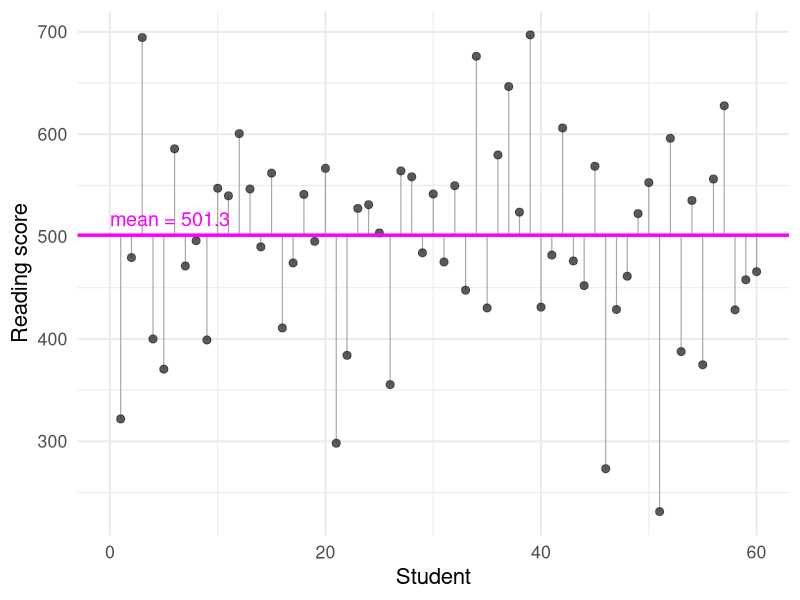
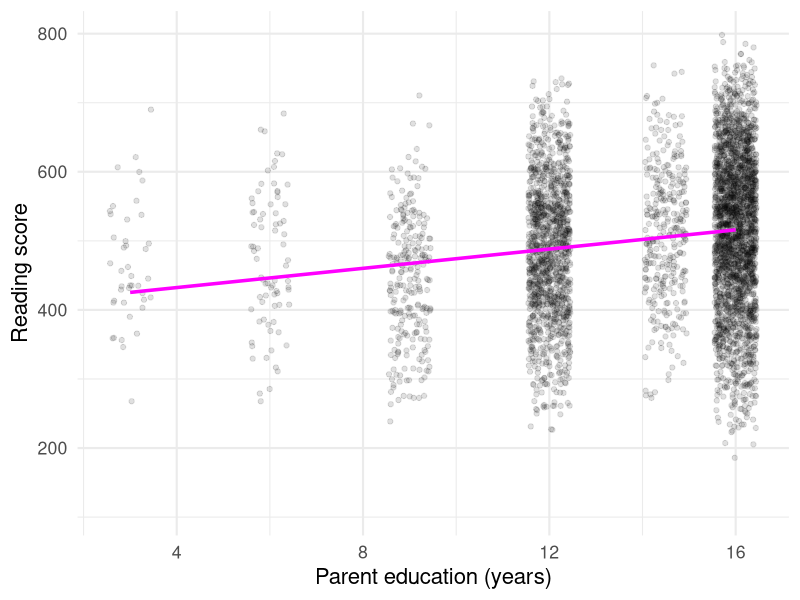
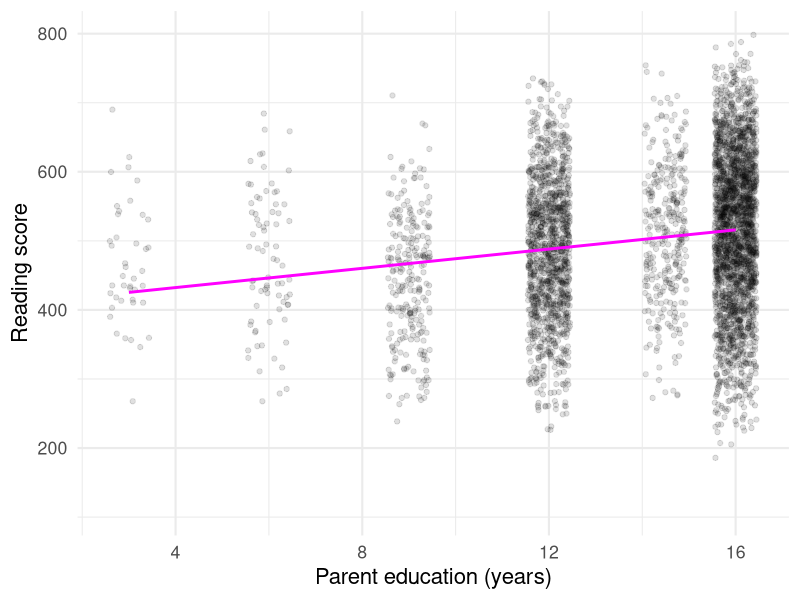
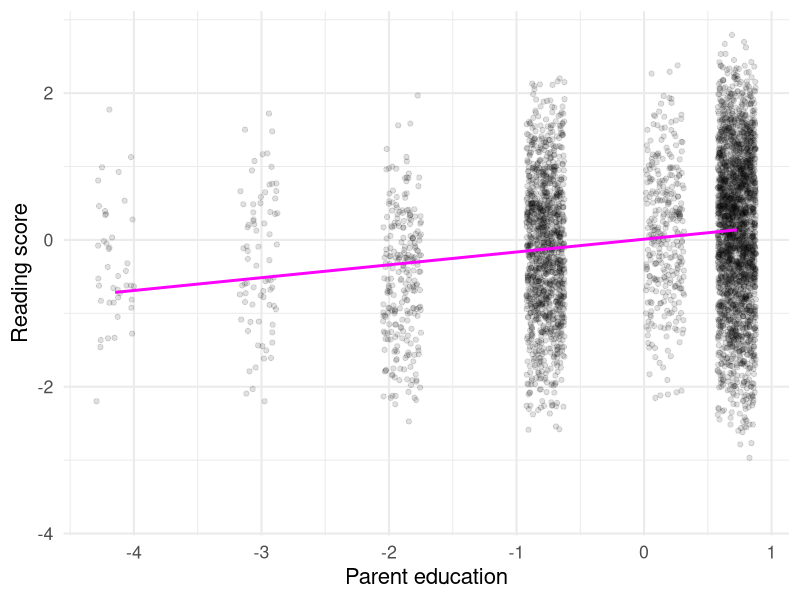
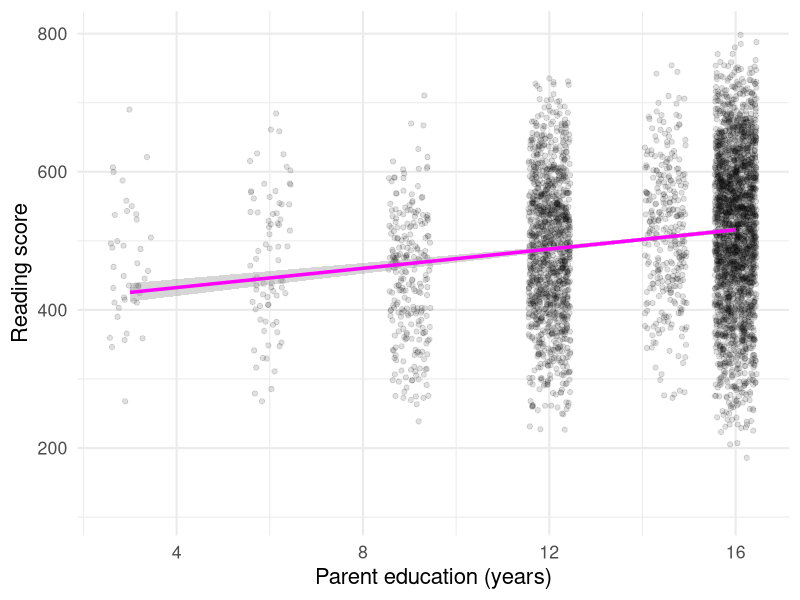
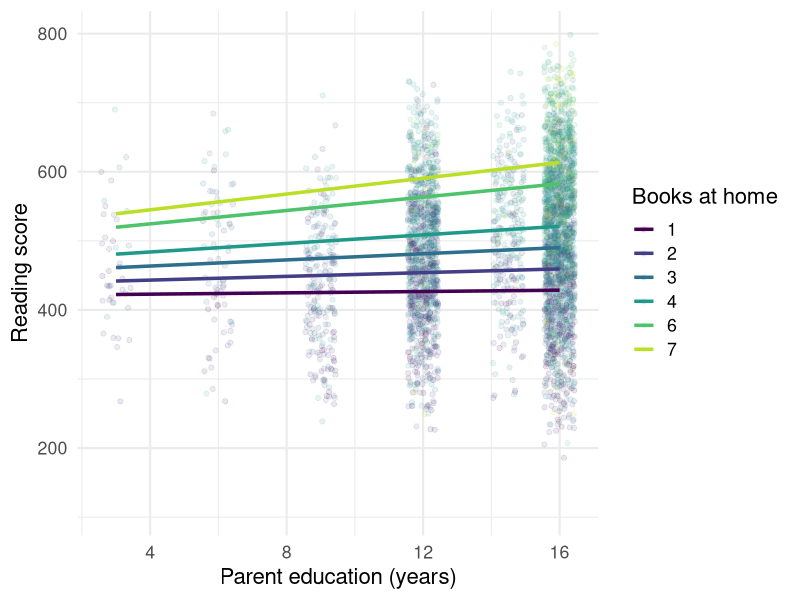

Generate these figures, in order, with R:
## ---- chunk 1
#| include: false
library(tidyverse)

pisa <- read_csv("../rlabs/w01_data_pisa22_USA_cln.csv", show_col_types = FALSE)

theme_set(theme_minimal(base_size = 16))

# BOOKSHOME is coded 1, 2, 3, 4, 6, 7 in this extract -- there is no 5.
# Derive the levels from the data so plots never invent a category.
books_levels <- sort(unique(na.omit(pisa$BOOKSHOME)))

# Mean-centred versions for the interaction model. Books at home starts at 1
# and parent education at 3, so in an uncentred interaction the main effects
# are slopes at "the other predictor = 0" -- a point off both scales, which
# flips the parent-education coefficient negative for purely arithmetic
# reasons. Centring moves that reference point to the mean, so the main
# effects read as average slopes. The fit is untouched.
pared_mean <- mean(pisa$PAREDINT, na.rm = TRUE)
books_mean <- mean(pisa$BOOKSHOME, na.rm = TRUE)

pisa <- pisa |>
  mutate(
    PAREDINT_c  = PAREDINT - pared_mean,
    BOOKSHOME_c = BOOKSHOME - books_mean
  )

fmt <- function(x, d = 2) formatC(x, format = "f", digits = d, big.mark = ",")

coef_table <- function(model) {
  broom::tidy(model) |>
    mutate(
      term = recode(term,
        "(Intercept)"            = "Intercept",
        "PAREDINT"               = "Parent education",
        "BOOKSHOME"              = "Books at home",
        "PAREDINT:BOOKSHOME"     = "Parent education x Books",
        "PAREDINT_c"             = "Parent education",
        "BOOKSHOME_c"            = "Books at home",
        "PAREDINT_c:BOOKSHOME_c" = "Parent education x Books"
      ),
      across(c(estimate, std.error, statistic), ~ round(.x, 2)),
      p.value = ifelse(p.value < .001, "< .001", fmt(p.value, 3))
    ) |>
    rename(Term = term, Estimate = estimate, SE = std.error,
           t = statistic, p = p.value) |>
    knitr::kable()
}

# Overall model test. The coefficient table gives one t-test per predictor;
# this is the omnibus F comparing the whole model against an intercept-only
# model, so students see model-level and coefficient-level significance
# together.
model_fit <- function(model) {
  s <- summary(model)
  f <- s$fstatistic
  p <- pf(f[["value"]], f[["numdf"]], f[["dendf"]], lower.tail = FALSE)
  sprintf(
    "$R^2$ = %s, adj. $R^2$ = %s, $F$(%d, %s) = %s, $p$ %s, residual SE = %s",
    fmt(s$r.squared, 3),
    fmt(s$adj.r.squared, 3),
    as.integer(f[["numdf"]]),
    formatC(f[["dendf"]], format = "d", big.mark = ","),
    fmt(f[["value"]], 1),
    if (p < .001) "< .001" else paste("=", fmt(p, 3)),
    fmt(sigma(model), 1)
  )
}
## ---- chunk 2
#| echo: false
#| fig-height: 3.2
#| fig-width: 9
set.seed(625)
samp <- pisa |>
  filter(!is.na(READ_AVG)) |>
  slice_sample(n = 60) |>
  mutate(case = row_number())

read_mean <- mean(pisa$READ_AVG, na.rm = TRUE)

ggplot(samp, aes(x = case, y = READ_AVG)) +
  geom_segment(aes(xend = case, yend = read_mean),
               colour = "grey65", linewidth = 0.4) +
  geom_point(size = 2.4, alpha = 0.8, colour = "grey20") +
  geom_hline(yintercept = read_mean, colour = "magenta", linewidth = 1.2) +
  annotate("text", x = 0, y = read_mean,
           label = paste0("mean = ", fmt(read_mean, 1)),
           colour = "magenta", hjust = 0, vjust = -0.6, size = 5) +
  labs(x = "Student", y = "Reading score")
## ---- chunk 3
#| echo: false
#| fig-height: 3.4
#| fig-width: 9
#| warning: false
ggplot(pisa, aes(x = PAREDINT, y = READ_AVG)) +
  geom_jitter(width = 0.45, alpha = 0.12) +
  geom_smooth(method = "lm", se = FALSE, colour = "magenta", linewidth = 1.2) +
  labs(x = "Parent education (years)", y = "Reading score")
## ---- chunk 4
#| echo: false
#| fig-height: 3.6
#| fig-width: 4.5
#| warning: false
ggplot(pisa, aes(x = PAREDINT, y = READ_AVG)) +
  geom_jitter(width = 0.45, alpha = 0.12) +
  geom_smooth(method = "lm", se = FALSE, colour = "magenta") +
  labs(x = "Parent education (years)", y = "Reading score")
## ---- chunk 5
#| echo: false
#| fig-height: 3.6
#| fig-width: 4.5
#| warning: false
pisa |>
  mutate(z_pared = scale(PAREDINT)[, 1], z_read = scale(READ_AVG)[, 1]) |>
  ggplot(aes(x = z_pared, y = z_read)) +
  geom_jitter(width = 0.15, alpha = 0.12) +
  geom_smooth(method = "lm", se = FALSE, colour = "magenta") +
  labs(x = "Parent education", y = "Reading score")
## ---- chunk 6
#| echo: false
#| fig-height: 3
#| fig-width: 9
#| warning: false
m1 <- lm(READ_AVG ~ PAREDINT_c, data = pisa)

# Plotted on the raw scale: centring shifts the intercept, not the line.
ggplot(pisa, aes(x = PAREDINT, y = READ_AVG)) +
  geom_jitter(width = 0.45, alpha = 0.12) +
  geom_smooth(method = "lm", se = TRUE, colour = "magenta", linewidth = 1.2) +
  labs(x = "Parent education (years)", y = "Reading score")
## ---- chunk 7
#| echo: false
coef_table(m1)
## ---- chunk 8
#| echo: false
pisa |>
  select(Reading = READ_AVG, `Parent ed` = PAREDINT, Books = BOOKSHOME) |>
  cor(use = "pairwise.complete.obs") |>
  round(2) |>
  knitr::kable()
## ---- chunk 9
#| echo: false
m2 <- lm(READ_AVG ~ PAREDINT_c + BOOKSHOME_c, data = pisa)

coef_table(m2)
## ---- chunk 10
#| echo: false
#| fig-height: 3
#| fig-width: 9
#| warning: false
m3 <- lm(READ_AVG ~ PAREDINT_c * BOOKSHOME_c, data = pisa)

# Build the grid on the raw scales so the axes stay readable, then centre
# to match the model before predicting.
grid3 <- expand_grid(
  PAREDINT  = seq(3, 16, length.out = 50),
  BOOKSHOME = books_levels
) |>
  mutate(
    PAREDINT_c  = PAREDINT - pared_mean,
    BOOKSHOME_c = BOOKSHOME - books_mean,
    READ_AVG    = predict(m3, newdata = pick(everything()))
  )

pisa |>
  filter(!is.na(BOOKSHOME)) |>
  ggplot(aes(x = PAREDINT, y = READ_AVG, colour = factor(BOOKSHOME, levels = books_levels))) +
  geom_jitter(width = 0.45, alpha = 0.10) +
  geom_line(data = grid3, aes(group = factor(BOOKSHOME, levels = books_levels)), linewidth = 1.2) +
  scale_colour_viridis_d(end = 0.9) +
  labs(x = "Parent education (years)", y = "Reading score",
       colour = "Books at home")
## ---- chunk 11
#| echo: false
coef_table(m3)
